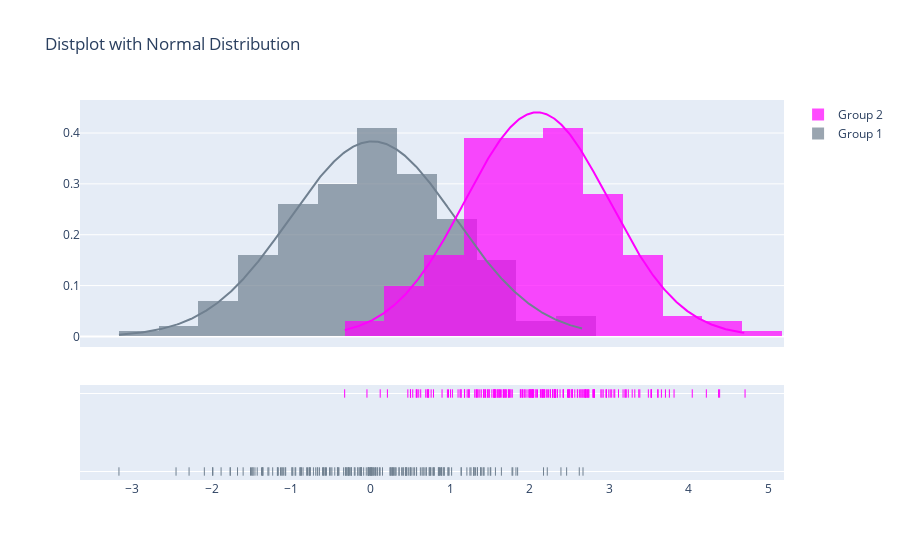

Source (notebook cell):
### Code cell
# the kde can be overriden to plot a normal curve instead
x1 = np.random.randn(200)
x2 = np.random.randn(200) + 2

group_labels = ['Group 1', 'Group 2']

colors = ['slategray', 'magenta']

# Create distplot with curve_type set to 'normal'
fig = ff.create_distplot([x1, x2], group_labels, bin_size=.5,
                         curve_type='normal', # override default 'kde'
                         colors=colors)

# Add title
fig.update_layout(title_text='Distplot with Normal Distribution')
fig.show()

### Figure 1 — Plotly figure (JSON) as saved in the notebook; plotly's stock layout.template omitted (floating-point values rounded to 4 significant figures; data arrays with more than 128 entries replaced by an {"elided": "..."} marker saying what was removed)
{"data": [{"autobinx": false, "histnorm": "probability density", "legendgroup": "Group 1", "marker": {"color": "slategray"}, "name": "Group 1", "opacity": 0.7, "type": "histogram", "x": {"elided": "200 float values"}, "xaxis": "x", "xbins": {"end": 2.667, "size": 0.5, "start": -3.17}, "yaxis": "y"}, {"autobinx": false, "histnorm": "probability density", "legendgroup": "Group 2", "marker": {"color": "magenta"}, "name": "Group 2", "opacity": 0.7, "type": "histogram", "x": {"elided": "200 float values"}, "xaxis": "x", "xbins": {"end": 4.705, "size": 0.5, "start": -0.3306}, "yaxis": "y"}, {"legendgroup": "Group 1", "marker": {"color": "slategray"}, "mode": "lines", "name": "Group 1", "showlegend": false, "type": "scatter", "x": {"elided": "500 float values"}, "xaxis": "x", "y": {"elided": "500 float values"}, "yaxis": "y"}, {"legendgroup": "Group 2", "marker": {"color": "magenta"}, "mode": "lines", "name": "Group 2", "showlegend": false, "type": "scatter", "x": {"elided": "500 float values"}, "xaxis": "x", "y": {"elided": "500 float values"}, "yaxis": "y"}, {"legendgroup": "Group 1", "marker": {"color": "slategray", "symbol": "line-ns-open"}, "mode": "markers", "name": "Group 1", "showlegend": false, "type": "scatter", "x": {"elided": "200 float values"}, "xaxis": "x", "y": {"elided": "200 str values"}, "yaxis": "y2"}, {"legendgroup": "Group 2", "marker": {"color": "magenta", "symbol": "line-ns-open"}, "mode": "markers", "name": "Group 2", "showlegend": false, "type": "scatter", "x": {"elided": "200 float values"}, "xaxis": "x", "y": {"elided": "200 str values"}, "yaxis": "y2"}], "layout": {"barmode": "overlay", "hovermode": "closest", "legend": {"traceorder": "reversed"}, "title": {"text": "Distplot with Normal Distribution"}, "xaxis": {"anchor": "y2", "domain": [0, 1], "zeroline": false}, "yaxis": {"anchor": "free", "domain": [0.35, 1], "position": 0}, "yaxis2": {"anchor": "x", "domain": [0, 0.25], "dtick": 1, "showticklabels": false}}}
